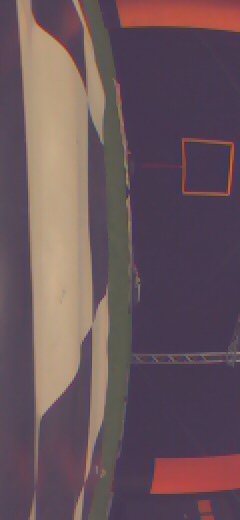
#> input picture debug_python_code/cyberzoo_poles_panels_mats/20190121-142935/11549407.jpg, 240 x 520 px
$ python -i find_edges_clike.py   (imports and definitions only)
#> lines starting #> are read from the running program, lines starting #| are printed output that depends on the picture
#> further down, picture is the input picture: shape (520, 240, 3); mean B, G, R 90.7, 84.8, 105
### Quick file for prototyping of the openCV approach
import cv2
import matplotlib.pyplot as plt
import os
import numpy as np
from sklearn.linear_model import LinearRegression, RANSACRegressor, Ridge
import copy

# Load dataset
example_files = os.listdir('./cyberzoo_poles_panels_mats/20190121-142935')
# [1 line not run here, left out]
example_files = [os.path.join('./cyberzoo_poles_panels_mats/20190121-142935', filename) for filename in example_files]

def remove_mess(image, window_size=10, thresh=.4):
    pixels_threshold = window_size**2 * thresh
    for y in range(0, image.shape[0] - window_size + 1, window_size):
        for x in range(0, image.shape[1] - window_size + 1, window_size):

            roi = image[y:y+window_size, x:x+window_size]

            # Count white pixels
            white_pixels = np.sum(roi == 255) * 3

            # If there are 20 or more white pixels, replace the entire ROI with black pixels
            if white_pixels >= pixels_threshold:
                image[y:y+window_size, x:x+window_size] = 0
                # print("Removed patch")
    return image

def perform_linear_regression_with_guess(binary_image, model, x_range):
    ACCEPT_REGION = 4
    """
    Given a portion of the image we try to find the horizon
    """
    new_x = []
    new_y = []
    counter = 0
    for x in x_range:
        distance = ACCEPT_REGION * 5 + 1
        best_y = -1
        prediction = int(model.predict([[x]])[0][0])
        for y in range(max(0, prediction - ACCEPT_REGION * 4), min(binary_image.shape[0] - 1, prediction + ACCEPT_REGION * 4)):
            if not binary_image[y][x]:
                continue
            # Maybe try to save from both direction if similar
            new_distance = abs(y - prediction)
            if new_distance < distance:
                best_y = y
                distance = new_distance
        if best_y != -1:
            counter += 1
            new_x.append(x)
            new_y.append(y)

    print(new_x, new_y)
    if counter < 2:
        print("No white pixels found in the image.")
        return model
    model = LinearRegression()
    model.fit(np.array(new_x).reshape(-1, 1), np.array(new_y).reshape(-1, 1))

    counter = 0
    old_x = new_x
    new_x = []
    new_y = []
    counter = 0
    for x in old_x:
        distance = ACCEPT_REGION + 1
        best_y = -1
        prediction = int(model.predict([[x]])[0][0])
        for y in range(max(0, prediction - ACCEPT_REGION), min(binary_image.shape[0] - 1, prediction + ACCEPT_REGION)):
            if not binary_image[y][x]:
                continue
            # Maybe try to save from both direction if similar
            new_distance = abs(y - prediction)
            if new_distance < distance:
                best_y = y
                distance = new_distance
        if best_y != -1:
            counter += 1
            new_x.append(x)
            new_y.append(y)

    if counter < 2:
        #print("No white pixels found in the image.")
        return model
    model = LinearRegression()
    model.fit(np.array(new_x).reshape(-1, 1), np.array(new_y).reshape(-1, 1))


    return model

def detect_horizons(frame):
    """
    Return the model for each orizon line up to two, and the x for which they meet
    If there is only one line x_separation is equal to frame.shape[1]
    """
    gray = cv2.cvtColor(frame, cv2.COLOR_BGR2GRAY)
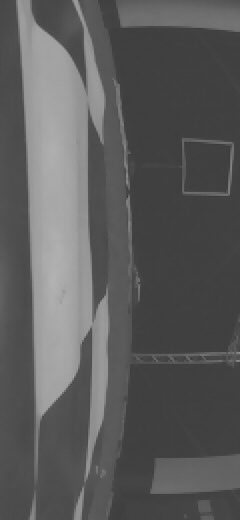
#> gray: shape (520, 240); min 41, max 178, mean 91.5
    blurred = cv2.GaussianBlur(src=gray, ksize=(15, 15), sigmaX=0.9)
    edges = cv2.Canny(blurred,15, 20)
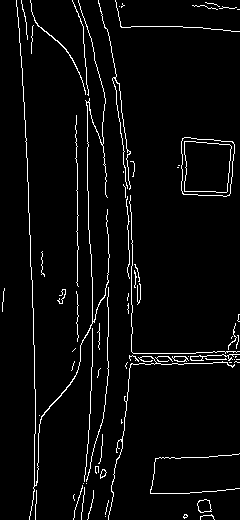
#> edges: shape (520, 240); 4% white in thin lines or dots
    edges = remove_mess(edges)
#> after the loop in remove_mess, `for y in range(0, image.shape[0] - window_size + 1, window_size):`:
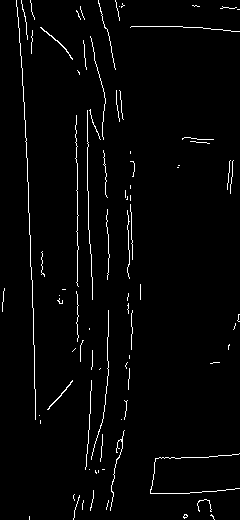
#> image: shape (520, 240); 2.4% white in thin lines or dots
    colored = cv2.cvtColor(edges, cv2.COLOR_GRAY2BGR)
#> colored: shape (520, 240, 3); 2.4% white in thin lines or dots

    # Split the image in regions where we try to interpolate the horizon line
    # Frame diveded in two to separate the two walls
    horizons = []
    for offset in [0, edges.shape[1] // 2]:
        # Should be based on the corner position
        x_min = offset
        x_max = offset+edges.shape[1] // 2 - 1
        wrong = []
        models = []
        #y_min = 80
        y_min = 130
        y_max = 210
        if offset == 0:
            angle = -2/3
        else:
            angle = 1/4
        for y in range(y_min, y_max, 30):
            #sample = copy.deepcopy(edges[y:y+50, x_min:x_max])
            guess = LinearRegression()
            if x_min == 0:
                y_x_min = y - angle * (x_max - x_min)
                y_x_max = y
            else:
                y_x_min = y
                y_x_max = y + angle * (x_max - x_min)
            guess.fit([[x_min], [x_max]], [[y_x_min], [y_x_min]])
            model = perform_linear_regression_with_guess(edges, guess, range(x_min, x_max))
            print(y, x_min, x_max, *model.predict([[x_min], [x_max]]))
            #sample = edges[y:y+50, x_min:x_max]

            #model = perform_linear_regression(sample)
            if model is None:
                continue
            #model.estimator_.intercept_[0] = model.predict([[- x_min]])[0] + y
            #model.intercept_[0] = model.predict([[- x_min]])[0][0]# + y
            models.append(model)

        # We try to find the correct model by looking at how many points are on the line
        # If there are too many points around the line we supose it is the mat and not the horizon
        for model, y in zip(models, range(y_min, y_max, 10)):
            model.wrong = []
            for x in range(x_min, x_max, 5):
                y_predicted = int(model.predict([[x]]).flatten()[0])
                if y_predicted > edges.shape[0]:
                    break
                ys_actual_low = np.where(edges[y_predicted - 3:y_predicted + 3, x] == 255)[0]
                ys_actual_high = np.where(edges[y_predicted - 5:y_predicted + 10, x] == 255)[0]
                if len(ys_actual_low) == 0 or len(ys_actual_high) > 2:
                    model.wrong.append((x, int(y_predicted)))

            #print(y, len(model.wrong))
        old_model = min(models, key = lambda model: len(model.wrong))
        old_model.color = (0, 0, 100)
        guess = old_model
        #guess.intercept_[0] = old_model.predict([[x_min]])[0][0]
        model = perform_linear_regression_with_guess(edges, guess, range(x_min, x_max))
        #model.intercept_[0] = model.predict([[- x_min]])[0][0]
        model.wrong = []
        model.color = model.color = (0, 255, 0)
        for x in range(x_min, x_max, 2):
            y_predicted = int(model.predict([[x]]).flatten()[0])
            if y_predicted > edges.shape[0]:
                    continue
            ys_actual_low = np.where(edges[y_predicted - 5:y_predicted + 5, x] == 255)[0]
            ys_actual_high = np.where(edges[y_predicted - 10:y_predicted + 10, x] == 255)[0]
            if len(ys_actual_low) == 0 or len(ys_actual_high) > 2:
                model.wrong.append((x, int(y_predicted)))
        horizons.append([old_model, model])
#> this loop made 2 passes
#| 130 120 239 [148.] [148.]
#| 160 120 239 [178.] [178.]
#| 190 120 239 [205.] [205.]
#> after the loop, horizons = 2 items
    return horizons, edges.shape[1] // 2, colored


exit = False
i = 195
j = 100
window_name = "Original vs Edge Detected"
# [32 lines not run here, left out]

>>> import cv2
>>> picture = cv2.imread('cyberzoo_poles_panels_mats/20190121-142935/11549407.jpg')
>>> result = detect_horizons(picture)
